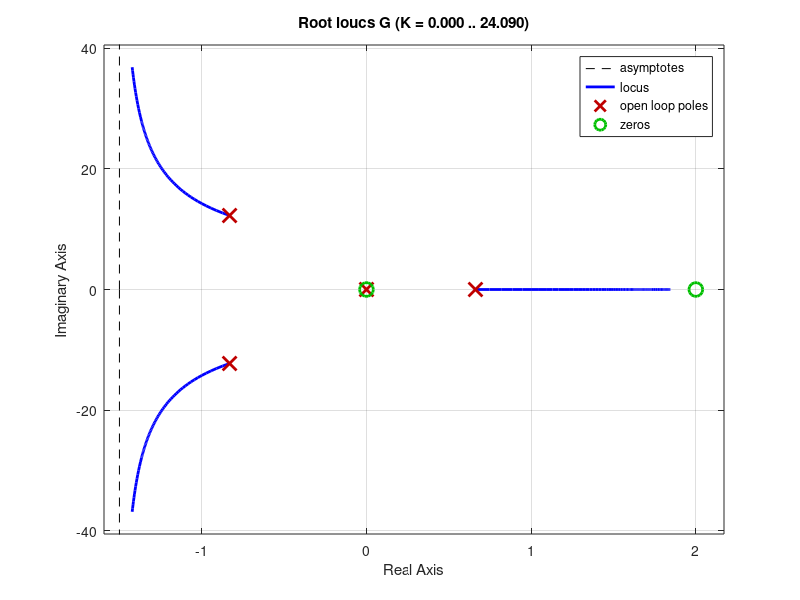

Recreate this plot in MATLAB.
clc; clear;
close all;

% comment the next line if using Matlab
% pkg load control;

% compute the transfer function
s = tf('s');

G1 = 1/s^2;

G2 = 50/(s+1);
H1 = 2/s;
sys1 = feedback(G2, H1, -1);
sys2 = series(G1, sys1);

sys3 = s-2;

sys4 = series(sys2, sys3);
H2 = 1;
G = feedback(sys4, H2, -1)

% compute the poles
pole(G)

rlocus(G)
